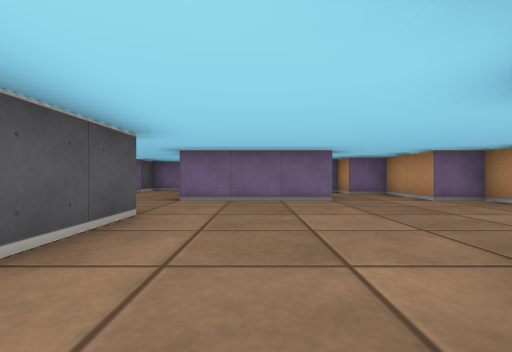
view 1 (above)

17 first-person views from a walk through a cub3D ray-caster map. The camera is about half as high as the walls, looks level and sees 85° across. The floor is counted in squares. Each view is taken from the middle of a square. On the plan, view 1 faces up. The plan holds only what a view shows up to about 9 squares ahead; the rest is blank.

view 2
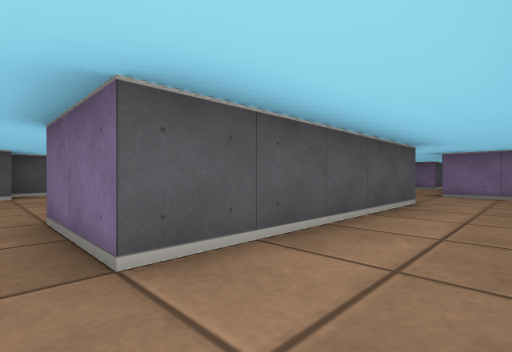

view 3
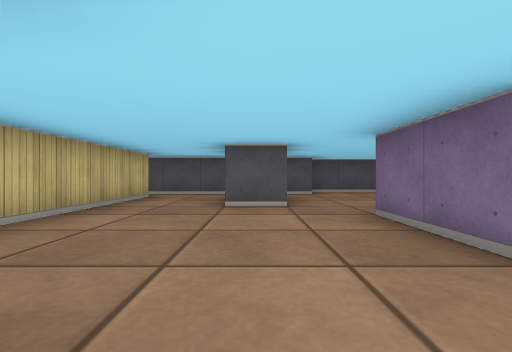

view 4
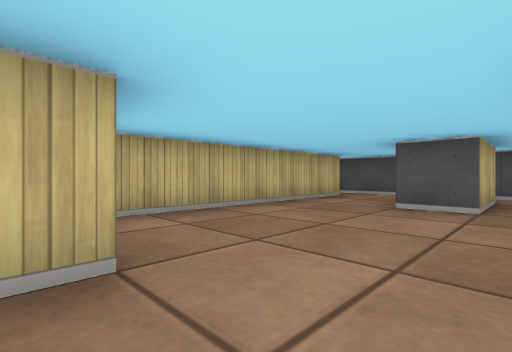

view 5
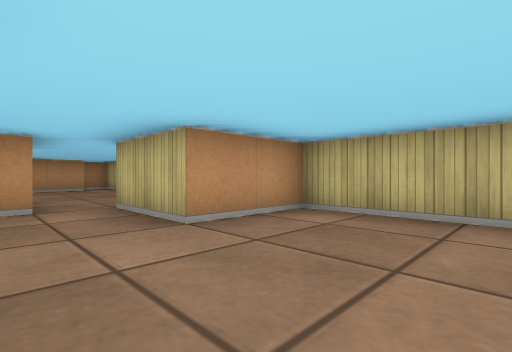

view 6
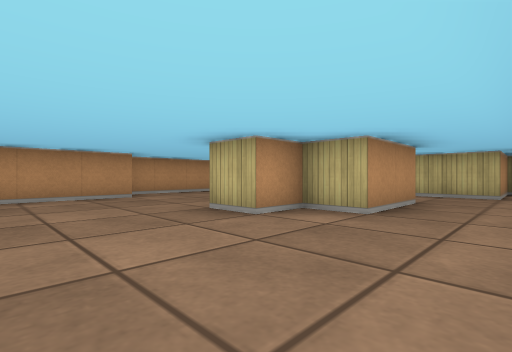

view 7
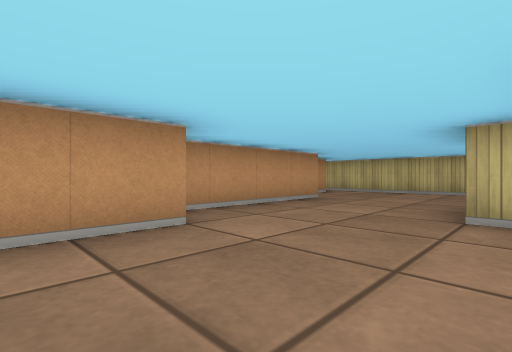

view 8
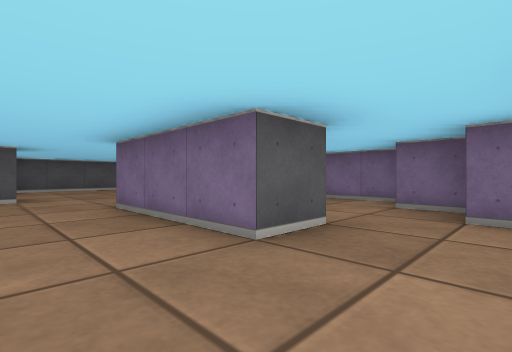

view 9
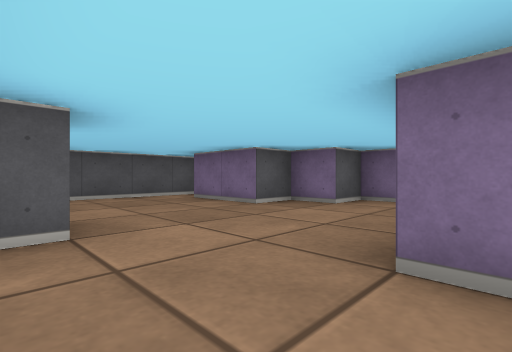

view 10
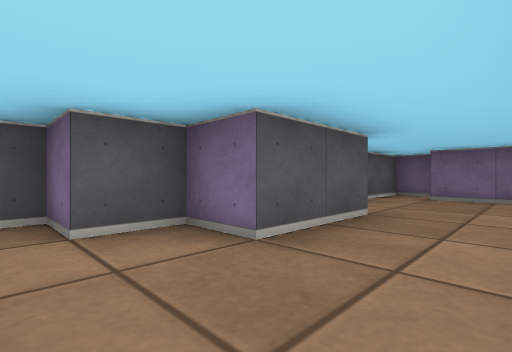

view 11
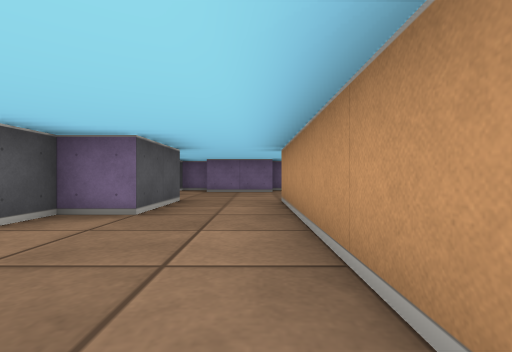

view 12
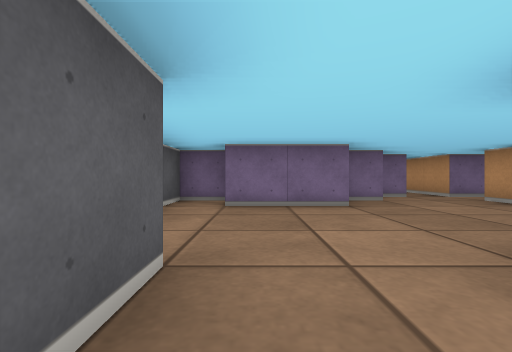

view 13
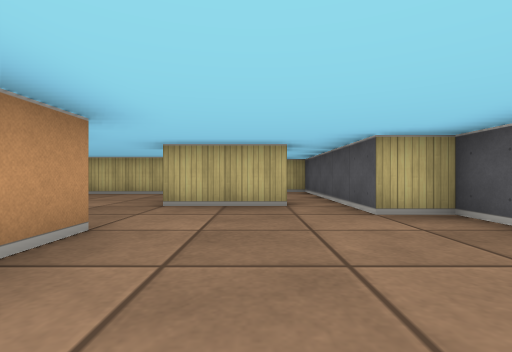

view 14
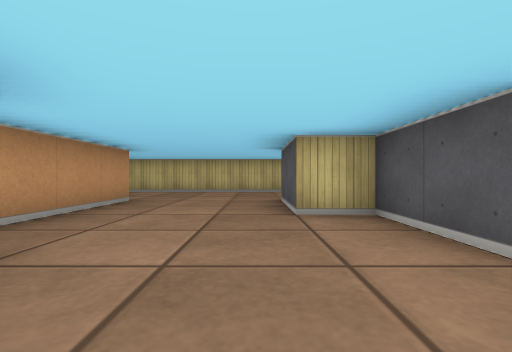

view 15
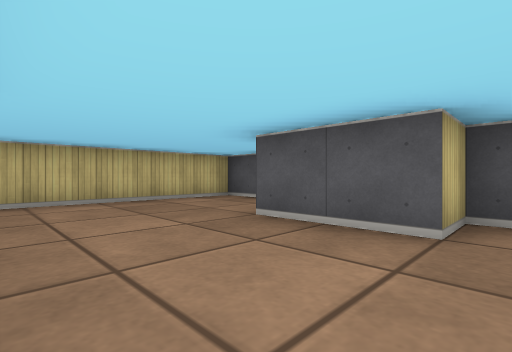

view 16
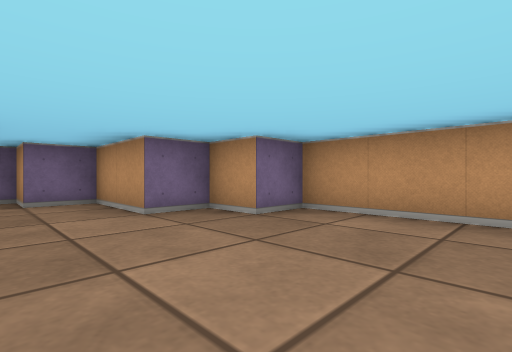

view 17
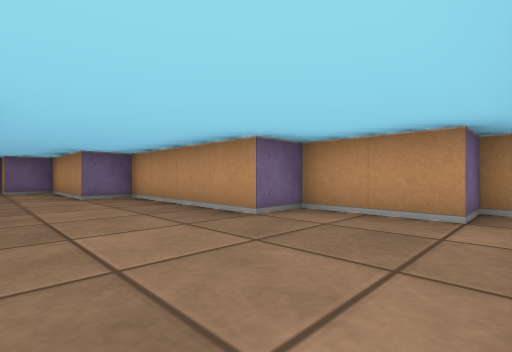

### Floor plan
Points are (right, up) in squares from view 1. A wall is a line through its corners. A room is listed if a view was taken in it or the views show most of it. See-through windows are left out.
Room 1 (views 1, 2, 3, 4, 5)
walls: (-4.5, -2.5) (-4.5, -3.5); (0.5, -1.5) (0.5, 0.5); (-4.5, -5.5) (-0.5, -5.5) (-0.5, -3.5) (1.5, -3.5); (-1.5, 1.5) (-1.5, -1.5) (-3.5, -1.5)
ways out: opening at (0, -0.7) to room 3; opening at (-4, -2) to room 4; opening at (-5.5, -4.5) to room 5
Room 2 (views 6, 9)
walls: (-3.5, 4.5) (-3.5, 4); (-1.5, 7.9) (-1.5, 8.5); (-6.5, 8.5) (-7.5, 8.5) (-7.5, 4.8); (-2.4, 9.5) (-3.5, 9.5) (-3.5, 8.5) (-4.5, 8.5) (-4.5, 7.5) (-6.5, 7.5); (-0.5, 5.5) (-1.5, 5.5); (-0.5, 9.5) (-1.5, 9.5) (-1.5, 11.4)
ways out: opening at (-1, 4.5) to room 3; opening at (-1, 9) to room 3; opening at (-5.5, 4) to room 4; opening at (-2, 10.5)
Room 3 (views 7, 8, 14, 15, 16, 17)
walls: (0.5, 0.5) (1.5, 0.5) (1.5, 1.5) (2.5, 1.5) (2.5, -0.5) (3.5, -0.5) (3.5, -2.5); (-1.5, 3.5) (-1.5, 1.5); (1.5, -4.5) (1.5, -5.5) (7.9, -5.5); (1.5, 6.5) (1.5, 5.5) (-0.5, 5.5); (8.5, -4.5) (7.5, -4.5) (7.5, -2.5) (6.5, -2.5) (6.5, 1.5) (5.5, 1.5) (5.5, 4.5) (4.5, 4.5) (4.5, 5.5) (3.5, 5.5) (3.5, 7.5) (2.5, 7.5) (2.5, 8.5) (1.5, 8.5); (1.2, 9.5) (-0.5, 9.5)
ways out: opening at (0, -0.7) to room 1; opening at (-1, 4.5) to room 2; opening at (-1, 9) to room 2
Room 4 (views 10, 11, 12, 13)
walls: (-4.5, -0.5) (-4.5, 4.4); (-6.5, -2.5) (-4.5, -2.5); (-6.5, 4.5) (-6.5, 2.5) (-7.5, 2.5) (-7.5, 1.5) (-8.5, 1.5) (-8.5, -1.5) (-7.5, -1.5) (-7.5, -2.5)
ways out: opening at (-4, -2) to room 1; opening at (-5.5, 4) to room 2; opening at (-7, -3) to room 5
Room 5 (no view inside)
walls: (-6.5, -5.5) (-4.5, -5.5); (-7.5, -2.5) (-7.5, -6.5) (-6.9, -6.5)
ways out: opening at (-5.5, -4.5) to room 1; opening at (-7, -3) to room 4

Where each view was taken, in squares from view 1:
view 1: 0 up, 0 right, facing up
view 2: 2 down, 0 right, facing up-left
view 3: 3 down, 0 right, facing left
view 4: 2 down, 0 right, facing down-left
view 5: 2 down, 3 left, facing down-right
view 6: 4 up, 1 left, facing down-right
view 7: 3 up, 3 right, facing down-right
view 8: 4 up, 3 right, facing up-left
view 9: 4 up, 1 left, facing up-left
view 10: 1 up, 5 left, facing up-left
view 11: 1 down, 5 left, facing up
view 12: 3 up, 6 left, facing up
view 13: 2 up, 6 left, facing down
view 14: 3 up, 4 right, facing down
view 15: 0 up, 6 right, facing down-left
view 16: 2 up, 2 right, facing up-right
view 17: 5 down, 4 right, facing up-right
